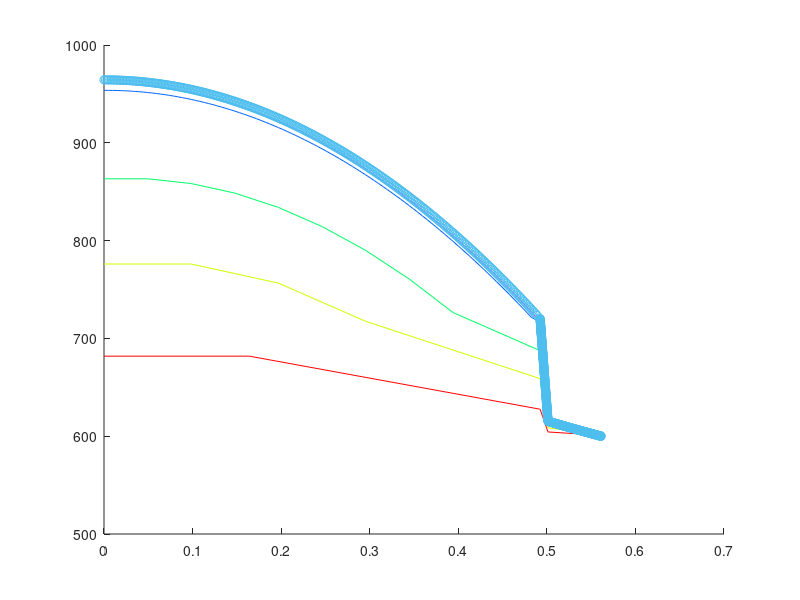

The MATLAB source for this figure: (Note: this script raises an error after producing the figure.)
%% 1D Fuel Temperature Analysis

% Alexander Swenson

% NE 411 HW 3

clear; clc; clf;

%% set up model 

nodes = [3, 5 ,10,100, 300];

for j = 1:length(nodes)

T_s = 600;              % clad surface temperature [K]
g = 145;       % generation in fuel [W/cc]
r_fuel = 0.5-.00762;           % fuel radius [cm]
r_void = 0;         % void caused by sintering [cm]
thick_gap = 0.0089;     % thickness gap [cm]
thick_clad = 0.066-.006;     % thickness clad [cm]
r_gap = r_fuel + thick_gap;
r_clad = r_gap + thick_clad;

kf = .036;           % fuel conductivity [W/cm-K]
kg = 0.003;           % gap conductivity [W/cm-K]
kc = .13;            % clad conductivity [W/cm-K]

fuel_nodes = nodes(j);        % nodes for each region
gap_nodes = nodes(j);
clad_nodes = nodes(j);
total_nodes = fuel_nodes + gap_nodes + clad_nodes;

first_gap_node = fuel_nodes ;
first_clad_node = first_gap_node + gap_nodes;


bound_1 = fuel_nodes;
bound_2 = fuel_nodes + gap_nodes;

dr_fuel = (r_fuel-r_void)/fuel_nodes;
dr_gap = (r_gap - r_fuel)/gap_nodes;
dr_clad = (r_clad - r_gap)/clad_nodes;

r = zeros(total_nodes,1);


% define node points throughout the model

for i = 1:fuel_nodes+1
    r(i) = dr_fuel*(i-1) + r_void;
end

for i = first_gap_node:first_clad_node - 1;
    r(i) = dr_gap*(i-first_gap_node) + r_fuel;
end

for i = first_clad_node : total_nodes 
    r(i) = dr_clad*(i-first_clad_node) + r_gap;
end


%% set up node equations

node_coef = zeros(total_nodes,total_nodes);
b_nodes = zeros(total_nodes,1);

% adiabatic boundary condition at fuel centerline 

node_coef(1,1) = -1 - r(1)/dr_fuel;
node_coef(1,2) = 1 + r(1)/dr_fuel;
b_nodes(1) = -(g*r(1)*dr_fuel)/kf;

for i = 2:bound_1 - 1
    node_coef(i,i) = -1 - (2*r(i))/dr_fuel;
    node_coef(i,i+1)= 1+(r(i)/dr_fuel);
    node_coef(i,i-1) =  r(i)/dr_fuel;
    b_nodes(i) = -(g*r(i)*dr_fuel)/kf;
end 

% couple gap and fuel with two boundary conditions

% BC 1 (use conservation of heat flux to solve for T(n) in fuel


node_coef(bound_1,bound_1-1) = (r(bound_1))/(r(bound_1)-dr_fuel);         % T_n-1 coefficient
node_coef(bound_1,bound_1) = -((r(bound_1)/(r(bound_1)-dr_fuel))+((kg*dr_fuel*(r(bound_1)+dr_gap)*r(bound_1))/(kf*dr_gap*(r(bound_1)-dr_fuel)^2)));
node_coef(bound_1,bound_1+1) = (kg*dr_fuel*(r(bound_1)+dr_gap)*r(bound_1))/(kf*dr_gap*(r(bound_1)-dr_fuel)^2);
b_nodes(bound_1) = 0; 

for i = bound_1 + 1: bound_2 - 1
    
    node_coef(i,i) = -1 - (2*r(i))/dr_gap;
    node_coef(i,i+1)=  1+r(i)/dr_gap;
    node_coef(i,i-1) =  r(i)/dr_gap;
    b_nodes(i)=0;
end


% couple gap and fuel with two boundary conditions
% BC 1 (use conservation of heat flux to solve for T(n) in fuel


node_coef(bound_2,bound_2 -1) = r(bound_2)/(r(bound_2)-dr_gap);       % T_n-1 coefficient
node_coef(bound_2,bound_2) = -((r(bound_2)/(r(bound_2)-dr_gap)) + ((kc*dr_gap*(r(bound_2)+dr_clad)*r(bound_2))/(kg*dr_clad*(r(bound_2)-dr_gap)^2)));
node_coef(bound_2,bound_2+1) = (kc*dr_gap*(r(bound_2)+dr_clad)*r(bound_2))/(kg*dr_clad*(r(bound_2)-dr_gap)^2);

% clad nodes

for i = bound_2 + 1: total_nodes - 1
    node_coef(i,i) = -1 - (2*r(i))/dr_clad;
    node_coef(i,i+1)= 1+r(i)/dr_clad;
    node_coef(i,i-1) = r(i)/dr_clad;
end


% Surface Node
node_coef(total_nodes,total_nodes-1) = r(total_nodes)/dr_clad;
node_coef(total_nodes,total_nodes) = -1 - ((2*r(total_nodes))/dr_clad);
b_nodes(total_nodes) = -T_s*(1+r(total_nodes)/dr_clad);

%% Solve for Temperature Distribution
T = node_coef\b_nodes;
[V,D] = eig(node_coef);

%% Analytical 
T1 =  -.5*(((log(r_gap/r_clad)*g*kg*r_fuel^2)+r_fuel^2*g*log(r_fuel/r_gap)*kc-2*T_s*kc*kg)/(kc*kg));
T2 = -.5*((log(r_gap/r_clad)*r_fuel^2*g-2*kc*T_s)/(kc));
T_a = zeros(total_nodes,1);
for i = 1:total_nodes
    if i <= bound_1 
        T_a(i) = ((r_fuel^2-r(i)^2)*g)/(4*kf) + T1;
    elseif i > bound_1 && i <= bound_2
        T_a(i) = -((T2-T1)*log(r(i)))/(log(r_fuel/r_gap)) + (T2*log(r_fuel)-T1*log(r_gap))/log(r_fuel/r_gap);
    elseif i > bound_2
        T_a(i) = -((T_s-T2)*log(r(i)))/(log(r_gap/r_clad)) + (T_s*log(r_gap)-T2*log(r_clad))/log(r_gap/r_clad);
    end
end
%% Numerical Flux
q = zeros(total_nodes,1);
q(1) = 0;
 for i = 2:bound_1-1
     q(i) = -kf*(T(i+1) - T(i-1))/(2*dr_fuel);
 end
 
 for i = bound_1+1:bound_2-1
     q(i) = -kg*(T(i+1) - T(i-1))/(2*dr_gap);
 end
 
 for i = bound_2+1:total_nodes-1
     q(i) = -kc*(T(i+1) - T(i-1))/(2*dr_clad);
 end
 
 q(bound_1) = (q(bound_1-1)+q(bound_1+1))/2;
 q(bound_2) = (q(bound_2-1)+q(bound_2+1))/2;
 q(total_nodes) = q(total_nodes-1);
 
 %% Analytical Heat Flux
 q_a = zeros(total_nodes,1);
 
 for i = 2:total_nodes
    if i <= bound_1 
        q_a(i) = .5*g*r(i);
    elseif i > bound_1 && i <= bound_2
        q_a(i) = (kg*(T2-T1))/(r(i)*log(r_fuel/r_gap));
    elseif i > bound_2
        q_a(i) = (kc*(T_s-T2))/(r(i)*log(r_gap/r_clad));
    end
 end      

%% Error 
for i= 1:total_nodes
Error_T(i) = (abs(T(i) - T_a(i))/T_a(i))*100;
Error_q(i) = (abs(q(i) - q_a(i))/q_a(i))*100;
end
r_sv{j} = r;
T_sv{j} = T;
q_sv{j} = q;
Err_T_sv{j} = Error_T;
Err_q_sv{j} = Error_q;

end
%% Plotting

colorVec = hsv(length(nodes));
%Temp

figure(1)
hold on;
for i=1:length(nodes)
plot(cell2mat(r_sv(i)),cell2mat(T_sv(i)),'color', colorVec(i,:));
legend_info{i} = num2str(nodes(i));
end
plot(cell2mat(r_sv(length(nodes))),T_a,'-o')
legend(legend_info,'Analytical Solution')
title('1D Temperature Distribution')
xlabel('radius [cm]')
ylabel('temperature [K]')
hold off;

% Flux

figure(2)
hold on;
for i=1:length(nodes)
plot(cell2mat(r_sv(i)),cell2mat((q_sv(i))),'color', colorVec(i,:));
legend_info{i} = num2str(nodes(i));
end
plot(cell2mat(r_sv(length(nodes))),q_a,'-o')
legend(legend_info,'Analytical Solution')
title('1D Flux Distribution')
xlabel('radius [cm]')
ylabel('Flux [W/cm^2]')
hold off;

% Temperature Error

figure(3)
hold on;
for i=1:length(nodes)
plot(cell2mat(r_sv(i)),cell2mat((Err_T_sv(i))),'color', colorVec(i,:));
legend_info{i} = num2str(nodes(i));
end
legend(legend_info)
title('Temeperature Profile Error')
xlabel('radius [cm]')
ylabel('% error')
hold off;

% 

figure(4)
hold on;
for i=1:length(nodes)
plot(cell2mat(r_sv(i)),cell2mat((Err_q_sv(i))),'color', colorVec(i,:));
legend_info{i} = num2str(nodes(i));
end
legend(legend_info)
title('Flux Profile Error')
xlabel('radius [cm]')
ylabel('% error')
hold off;









